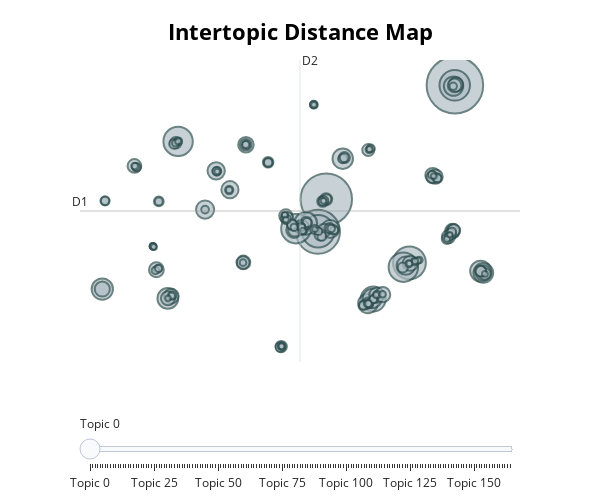

Notebook cell for this chart:
### Markdown cell above
In total, **166 claim clusters** (topics) were created. This number is quite substantial, especially when considering the distances between topics in vector space. It reveals that **some topics with fewer observations may actually be "subtopics" of broader themes**.

### Code cell
topic_model.visualize_topics(use_ctfidf=True, width=600, height=500)

### Figure 1 — Plotly figure (JSON) as saved in the notebook; plotly's stock layout.template omitted (floating-point values rounded to 4 significant figures; data arrays with more than 128 entries replaced by an {"elided": "..."} marker saying what was removed)
{"data": [{"customdata": {"elided": "165x3 mixed values"}, "hovertemplate": "<b>Topic %{customdata[0]}</b><br>%{customdata[1]}<br>Size: %{customdata[2]}", "legendgroup": "", "marker": {"color": "#B0BEC5", "line": {"color": "DarkSlateGrey", "width": 2}, "size": {"elided": "165 int values"}, "sizemode": "area", "sizeref": 6.666, "symbol": "circle"}, "mode": "markers", "name": "", "orientation": "v", "showlegend": false, "type": "scatter", "x": {"elided": "165 float values"}, "xaxis": "x", "y": {"elided": "165 float values"}, "yaxis": "y"}], "layout": {"annotations": [{"showarrow": false, "text": "D1", "x": -13.44, "y": 4.375, "yshift": 10}, {"showarrow": false, "text": "D2", "x": 3.848, "xshift": 10, "y": 22.52}], "height": 500, "hoverlabel": {"bgcolor": "white", "font": {"family": "Rockwell", "size": 16}}, "legend": {"itemsizing": "constant", "tracegroupgap": 0}, "margin": {"t": 60}, "shapes": [{"line": {"color": "#CFD8DC", "width": 2}, "type": "line", "x0": 3.848, "x1": 3.848, "y0": -13.77, "y1": 22.52}, {"line": {"color": "#9E9E9E", "width": 2}, "type": "line", "x0": -13.44, "x1": 21.13, "y0": 4.375, "y1": 4.375}], "sliders": [{"active": 0, "pad": {"t": 50}, "steps": [{"args": [{"marker.color": {"elided": "1x165 str values"}}], "label": "Topic 0", "method": "update"}, {"args": [{"marker.color": {"elided": "1x165 str values"}}], "label": "Topic 1", "method": "update"}, {"args": [{"marker.color": {"elided": "1x165 str values"}}], "label": "Topic 2", "method": "update"}, {"args": [{"marker.color": {"elided": "1x165 str values"}}], "label": "Topic 3", "method": "update"}, {"args": [{"marker.color": {"elided": "1x165 str values"}}], "label": "Topic 4", "method": "update"}, {"args": [{"marker.color": {"elided": "1x165 str values"}}], "label": "Topic 5", "method": "update"}, {"args": [{"marker.color": {"elided": "1x165 str values"}}], "label": "Topic 6", "method": "update"}, {"args": [{"marker.color": {"elided": "1x165 str values"}}], "label": "Topic 7", "method": "update"}, {"args": [{"marker.color": {"elided": "1x165 str values"}}], "label": "Topic 8", "method": "update"}, {"args": [{"marker.color": {"elided": "1x165 str values"}}], "label": "Topic 9", "method": "update"}, {"args": [{"marker.color": {"elided": "1x165 str values"}}], "label": "Topic 10", "method": "update"}, {"args": [{"marker.color": {"elided": "1x165 str values"}}], "label": "Topic 11", "method": "update"}, {"args": [{"marker.color": {"elided": "1x165 str values"}}], "label": "Topic 12", "method": "update"}, {"args": [{"marker.color": {"elided": "1x165 str values"}}], "label": "Topic 13", "method": "update"}, {"args": [{"marker.color": {"elided": "1x165 str values"}}], "label": "Topic 14", "method": "update"}, {"args": [{"marker.color": {"elided": "1x165 str values"}}], "label": "Topic 15", "method": "update"}, {"args": [{"marker.color": {"elided": "1x165 str values"}}], "label": "Topic 16", "method": "update"}, {"args": [{"marker.color": {"elided": "1x165 str values"}}], "label": "Topic 17", "method": "update"}, {"args": [{"marker.color": {"elided": "1x165 str values"}}], "label": "Topic 18", "method": "update"}, {"args": [{"marker.color": {"elided": "1x165 str values"}}], "label": "Topic 19", "method": "update"}, {"args": [{"marker.color": {"elided": "1x165 str values"}}], "label": "Topic 20", "method": "update"}, {"args": [{"marker.color": {"elided": "1x165 str values"}}], "label": "Topic 21", "method": "update"}, {"args": [{"marker.color": {"elided": "1x165 str values"}}], "label": "Topic 22", "method": "update"}, {"args": [{"marker.color": {"elided": "1x165 str values"}}], "label": "Topic 23", "method": "update"}, {"args": [{"marker.color": {"elided": "1x165 str values"}}], "label": "Topic 24", "method": "update"}, {"args": [{"marker.color": {"elided": "1x165 str values"}}], "label": "Topic 25", "method": "update"}, {"args": [{"marker.color": {"elided": "1x165 str values"}}], "label": "Topic 26", "method": "update"}, {"args": [{"marker.color": {"elided": "1x165 str values"}}], "label": "Topic 27", "method": "update"}, {"args": [{"marker.color": {"elided": "1x165 str values"}}], "label": "Topic 28", "method": "update"}, {"args": [{"marker.color": {"elided": "1x165 str values"}}], "label": "Topic 29", "method": "update"}, {"args": [{"marker.color": {"elided": "1x165 str values"}}], "label": "Topic 30", "method": "update"}, {"args": [{"marker.color": {"elided": "1x165 str values"}}], "label": "Topic 31", "method": "update"}, {"args": [{"marker.color": {"elided": "1x165 str values"}}], "label": "Topic 32", "method": "update"}, {"args": [{"marker.color": {"elided": "1x165 str values"}}], "label": "Topic 33", "method": "update"}, {"args": [{"marker.color": {"elided": "1x165 str values"}}], "label": "Topic 34", "method": "update"}, {"args": [{"marker.color": {"elided": "1x165 str values"}}], "label": "Topic 35", "method": "update"}, {"args": [{"marker.color": {"elided": "1x165 str values"}}], "label": "Topic 36", "method": "update"}, {"args": [{"marker.color": {"elided": "1x165 str values"}}], "label": "Topic 37", "method": "update"}, {"args": [{"marker.color": {"elided": "1x165 str values"}}], "label": "Topic 38", "method": "update"}, {"args": [{"marker.color": {"elided": "1x165 str values"}}], "label": "Topic 39", "method": "update"}, {"args": [{"marker.color": {"elided": "1x165 str values"}}], "label": "Topic 40", "method": "update"}, {"args": [{"marker.color": {"elided": "1x165 str values"}}], "label": "Topic 41", "method": "update"}, {"args": [{"marker.color": {"elided": "1x165 str values"}}], "label": "Topic 42", "method": "update"}, {"args": [{"marker.color": {"elided": "1x165 str values"}}], "label": "Topic 43", "method": "update"}, {"args": [{"marker.color": {"elided": "1x165 str values"}}], "label": "Topic 44", "method": "update"}, {"args": [{"marker.color": {"elided": "1x165 str values"}}], "label": "Topic 45", "method": "update"}, {"args": [{"marker.color": {"elided": "1x165 str values"}}], "label": "Topic 46", "method": "update"}, {"args": [{"marker.color": {"elided": "1x165 str values"}}], "label": "Topic 47", "method": "update"}, {"args": [{"marker.color": {"elided": "1x165 str values"}}], "label": "Topic 48", "method": "update"}, {"args": [{"marker.color": {"elided": "1x165 str values"}}], "label": "Topic 49", "method": "update"}, {"args": [{"marker.color": {"elided": "1x165 str values"}}], "label": "Topic 50", "method": "update"}, {"args": [{"marker.color": {"elided": "1x165 str values"}}], "label": "Topic 51", "method": "update"}, {"args": [{"marker.color": {"elided": "1x165 str values"}}], "label": "Topic 52", "method": "update"}, {"args": [{"marker.color": {"elided": "1x165 str values"}}], "label": "Topic 53", "method": "update"}, {"args": [{"marker.color": {"elided": "1x165 str values"}}], "label": "Topic 54", "method": "update"}, {"args": [{"marker.color": {"elided": "1x165 str values"}}], "label": "Topic 55", "method": "update"}, {"args": [{"marker.color": {"elided": "1x165 str values"}}], "label": "Topic 56", "method": "update"}, {"args": [{"marker.color": {"elided": "1x165 str values"}}], "label": "Topic 57", "method": "update"}, {"args": [{"marker.color": {"elided": "1x165 str values"}}], "label": "Topic 58", "method": "update"}, {"args": [{"marker.color": {"elided": "1x165 str values"}}], "label": "Topic 59", "method": "update"}, {"args": [{"marker.color": {"elided": "1x165 str values"}}], "label": "Topic 60", "method": "update"}, {"args": [{"marker.color": {"elided": "1x165 str values"}}], "label": "Topic 61", "method": "update"}, {"args": [{"marker.color": {"elided": "1x165 str values"}}], "label": "Topic 62", "method": "update"}, {"args": [{"marker.color": {"elided": "1x165 str values"}}], "label": "Topic 63", "method": "update"}, {"args": [{"marker.color": {"elided": "1x165 str values"}}], "label": "Topic 64", "method": "update"}, {"args": [{"marker.color": {"elided": "1x165 str values"}}], "label": "Topic 65", "method": "update"}, {"args": [{"marker.color": {"elided": "1x165 str values"}}], "label": "Topic 66", "method": "update"}, {"args": [{"marker.color": {"elided": "1x165 str values"}}], "label": "Topic 67", "method": "update"}, {"args": [{"marker.color": {"elided": "1x165 str values"}}], "label": "Topic 68", "method": "update"}, {"args": [{"marker.color": {"elided": "1x165 str values"}}], "label": "Topic 69", "method": "update"}, {"args": [{"marker.color": {"elided": "1x165 str values"}}], "label": "Topic 70", "method": "update"}, {"args": [{"marker.color": {"elided": "1x165 str values"}}], "label": "Topic 71", "method": "update"}, {"args": [{"marker.color": {"elided": "1x165 str values"}}], "label": "Topic 72", "method": "update"}, {"args": [{"marker.color": {"elided": "1x165 str values"}}], "label": "Topic 73", "method": "update"}, {"args": [{"marker.color": {"elided": "1x165 str values"}}], "label": "Topic 74", "method": "update"}, {"args": [{"marker.color": {"elided": "1x165 str values"}}], "label": "Topic 75", "method": "update"}, {"args": [{"marker.color": {"elided": "1x165 str values"}}], "label": "Topic 76", "method": "update"}, {"args": [{"marker.color": {"elided": "1x165 str values"}}], "label": "Topic 77", "method": "update"}, {"args": [{"marker.color": {"elided": "1x165 str values"}}], "label": "Topic 78", "method": "update"}, {"args": [{"marker.color": {"elided": "1x165 str values"}}], "label": "Topic 79", "method": "update"}, {"args": [{"marker.color": {"elided": "1x165 str values"}}], "label": "Topic 80", "method": "update"}, {"args": [{"marker.color": {"elided": "1x165 str values"}}], "label": "Topic 81", "method": "update"}, {"args": [{"marker.color": {"elided": "1x165 str values"}}], "label": "Topic 82", "method": "update"}, {"args": [{"marker.color": {"elided": "1x165 str values"}}], "label": "Topic 83", "method": "update"}, {"args": [{"marker.color": {"elided": "1x165 str values"}}], "label": "Topic 84", "method": "update"}, {"args": [{"marker.color": {"elided": "1x165 str values"}}], "label": "Topic 85", "method": "update"}, {"args": [{"marker.color": {"elided": "1x165 str values"}}], "label": "Topic 86", "method": "update"}, {"args": [{"marker.color": {"elided": "1x165 str values"}}], "label": "Topic 87", "method": "update"}, {"args": [{"marker.color": {"elided": "1x165 str values"}}], "label": "Topic 88", "method": "update"}, {"args": [{"marker.color": {"elided": "1x165 str values"}}], "label": "Topic 89", "method": "update"}, {"args": [{"marker.color": {"elided": "1x165 str values"}}], "label": "Topic 90", "method": "update"}, {"args": [{"marker.color": {"elided": "1x165 str values"}}], "label": "Topic 91", "method": "update"}, {"args": [{"marker.color": {"elided": "1x165 str values"}}], "label": "Topic 92", "method": "update"}, {"args": [{"marker.color": {"elided": "1x165 str values"}}], "label": "Topic 93", "method": "update"}, {"args": [{"marker.color": {"elided": "1x165 str values"}}], "label": "Topic 94", "method": "update"}, {"args": [{"marker.color": {"elided": "1x165 str values"}}], "label": "Topic 95", "method": "update"}, {"args": [{"marker.color": {"elided": "1x165 str values"}}], "label": "Topic 96", "method": "update"}, {"args": [{"marker.color": {"elided": "1x165 str values"}}], "label": "Topic 97", "method": "update"}, {"args": [{"marker.color": {"elided": "1x165 str values"}}], "label": "Topic 98", "method": "update"}, {"args": [{"marker.color": {"elided": "1x165 str values"}}], "label": "Topic 99", "method": "update"}, {"args": [{"marker.color": {"elided": "1x165 str values"}}], "label": "Topic 100", "method": "update"}, {"args": [{"marker.color": {"elided": "1x165 str values"}}], "label": "Topic 101", "method": "update"}, {"args": [{"marker.color": {"elided": "1x165 str values"}}], "label": "Topic 102", "method": "update"}, {"args": [{"marker.color": {"elided": "1x165 str values"}}], "label": "Topic 103", "method": "update"}, {"args": [{"marker.color": {"elided": "1x165 str values"}}], "label": "Topic 104", "method": "update"}, {"args": [{"marker.color": {"elided": "1x165 str values"}}], "label": "Topic 105", "method": "update"}, {"args": [{"marker.color": {"elided": "1x165 str values"}}], "label": "Topic 106", "method": "update"}, {"args": [{"marker.color": {"elided": "1x165 str values"}}], "label": "Topic 107", "method": "update"}, {"args": [{"marker.color": {"elided": "1x165 str values"}}], "label": "Topic 108", "method": "update"}, {"args": [{"marker.color": {"elided": "1x165 str values"}}], "label": "Topic 109", "method": "update"}, {"args": [{"marker.color": {"elided": "1x165 str values"}}], "label": "Topic 110", "method": "update"}, {"args": [{"marker.color": {"elided": "1x165 str values"}}], "label": "Topic 111", "method": "update"}, {"args": [{"marker.color": {"elided": "1x165 str values"}}], "label": "Topic 112", "method": "update"}, {"args": [{"marker.color": {"elided": "1x165 str values"}}], "label": "Topic 113", "method": "update"}, {"args": [{"marker.color": {"elided": "1x165 str values"}}], "label": "Topic 114", "method": "update"}, {"args": [{"marker.color": {"elided": "1x165 str values"}}], "label": "Topic 115", "method": "update"}, {"args": [{"marker.color": {"elided": "1x165 str values"}}], "label": "Topic 116", "method": "update"}, {"args": [{"marker.color": {"elided": "1x165 str values"}}], "label": "Topic 117", "method": "update"}, {"args": [{"marker.color": {"elided": "1x165 str values"}}], "label": "Topic 118", "method": "update"}, {"args": [{"marker.color": {"elided": "1x165 str values"}}], "label": "Topic 119", "method": "update"}, {"args": [{"marker.color": {"elided": "1x165 str values"}}], "label": "Topic 120", "method": "update"}, {"args": [{"marker.color": {"elided": "1x165 str values"}}], "label": "Topic 121", "method": "update"}, {"args": [{"marker.color": {"elided": "1x165 str values"}}], "label": "Topic 122", "method": "update"}, {"args": [{"marker.color": {"elided": "1x165 str values"}}], "label": "Topic 123", "method": "update"}, {"args": [{"marker.color": {"elided": "1x165 str values"}}], "label": "Topic 124", "method": "update"}, {"args": [{"marker.color": {"elided": "1x165 str values"}}], "label": "Topic 125", "method": "update"}, {"args": [{"marker.color": {"elided": "1x165 str values"}}], "label": "Topic 126", "method": "update"}, {"args": [{"marker.color": {"elided": "1x165 str values"}}], "label": "Topic 127", "method": "update"}, {"args": [{"marker.color": {"elided": "1x165 str values"}}], "label": "Topic 128", "method": "update"}, {"args": [{"marker.color": {"elided": "1x165 str values"}}], "label": "Topic 129", "method": "update"}, {"args": [{"marker.color": {"elided": "1x165 str values"}}], "label": "Topic 130", "method": "update"}, {"args": [{"marker.color": {"elided": "1x165 str values"}}], "label": "Topic 131", "method": "update"}, {"args": [{"marker.color": {"elided": "1x165 str values"}}], "label": "Topic 132", "method": "update"}, {"args": [{"marker.color": {"elided": "1x165 str values"}}], "label": "Topic 133", "method": "update"}, {"args": [{"marker.color": {"elided": "1x165 str values"}}], "label": "Topic 134", "method": "update"}, {"args": [{"marker.color": {"elided": "1x165 str values"}}], "label": "Topic 135", "method": "update"}, {"args": [{"marker.color": {"elided": "1x165 str values"}}], "label": "Topic 136", "method": "update"}, {"args": [{"marker.color": {"elided": "1x165 str values"}}], "label": "Topic 137", "method": "update"}, {"args": [{"marker.color": {"elided": "1x165 str values"}}], "label": "Topic 138", "method": "update"}, {"args": [{"marker.color": {"elided": "1x165 str values"}}], "label": "Topic 139", "method": "update"}, {"args": [{"marker.color": {"elided": "1x165 str values"}}], "label": "Topic 140", "method": "update"}, {"args": [{"marker.color": {"elided": "1x165 str values"}}], "label": "Topic 141", "method": "update"}, {"args": [{"marker.color": {"elided": "1x165 str values"}}], "label": "Topic 142", "method": "update"}, {"args": [{"marker.color": {"elided": "1x165 str values"}}], "label": "Topic 143", "method": "update"}, {"args": [{"marker.color": {"elided": "1x165 str values"}}], "label": "Topic 144", "method": "update"}, {"args": [{"marker.color": {"elided": "1x165 str values"}}], "label": "Topic 145", "method": "update"}, {"args": [{"marker.color": {"elided": "1x165 str values"}}], "label": "Topic 146", "method": "update"}, {"args": [{"marker.color": {"elided": "1x165 str values"}}], "label": "Topic 147", "method": "update"}, {"args": [{"marker.color": {"elided": "1x165 str values"}}], "label": "Topic 148", "method": "update"}, {"args": [{"marker.color": {"elided": "1x165 str values"}}], "label": "Topic 149", "method": "update"}, {"args": [{"marker.color": {"elided": "1x165 str values"}}], "label": "Topic 150", "method": "update"}, {"args": [{"marker.color": {"elided": "1x165 str values"}}], "label": "Topic 151", "method": "update"}, {"args": [{"marker.color": {"elided": "1x165 str values"}}], "label": "Topic 152", "method": "update"}, {"args": [{"marker.color": {"elided": "1x165 str values"}}], "label": "Topic 153", "method": "update"}, {"args": [{"marker.color": {"elided": "1x165 str values"}}], "label": "Topic 154", "method": "update"}, {"args": [{"marker.color": {"elided": "1x165 str values"}}], "label": "Topic 155", "method": "update"}, {"args": [{"marker.color": {"elided": "1x165 str values"}}], "label": "Topic 156", "method": "update"}, {"args": [{"marker.color": {"elided": "1x165 str values"}}], "label": "Topic 157", "method": "update"}, {"args": [{"marker.color": {"elided": "1x165 str values"}}], "label": "Topic 158", "method": "update"}, {"args": [{"marker.color": {"elided": "1x165 str values"}}], "label": "Topic 159", "method": "update"}, {"args": [{"marker.color": {"elided": "1x165 str values"}}], "label": "Topic 160", "method": "update"}, {"args": [{"marker.color": {"elided": "1x165 str values"}}], "label": "Topic 161", "method": "update"}, {"args": [{"marker.color": {"elided": "1x165 str values"}}], "label": "Topic 162", "method": "update"}, {"args": [{"marker.color": {"elided": "1x165 str values"}}], "label": "Topic 163", "method": "update"}, {"args": [{"marker.color": {"elided": "1x165 str values"}}], "label": "Topic 164", "method": "update"}]}], "title": {"font": {"color": "Black", "size": 22}, "text": "<b>Intertopic Distance Map</b>", "x": 0.5, "xanchor": "center", "y": 0.95, "yanchor": "top"}, "width": 600, "xaxis": {"anchor": "y", "domain": [0, 1], "range": [-13.44, 21.13], "title": {"text": ""}, "visible": false}, "yaxis": {"anchor": "x", "domain": [0, 1], "range": [-13.77, 22.52], "title": {"text": ""}, "visible": false}}}
